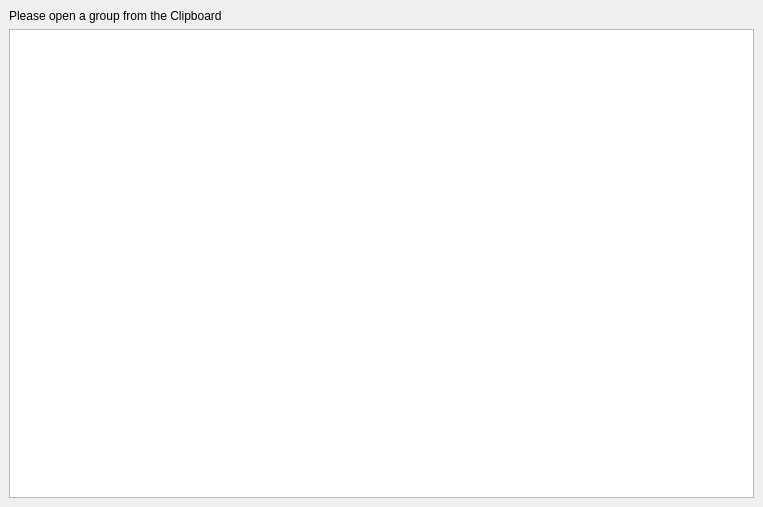
<?xml version="1.0" encoding="UTF-8"?>
<ui version="4.0">
 <class>GroupsViewMain</class>
 <widget class="QMainWindow" name="GroupsViewMain">
  <property name="geometry">
   <rect>
    <x>0</x>
    <y>0</y>
    <width>763</width>
    <height>507</height>
   </rect>
  </property>
  <property name="windowTitle">
   <string>Groups</string>
  </property>
  <widget class="QWidget" name="centralwidget">
   <layout class="QVBoxLayout" name="verticalLayout">
    <item>
     <layout class="QVBoxLayout" name="verticalLayout_2">
      <item>
       <widget class="QLabel" name="label">
        <property name="text">
         <string>Please open a group from the Clipboard</string>
        </property>
        <property name="alignment">
         <set>Qt::AlignLeading|Qt::AlignLeft|Qt::AlignVCenter</set>
        </property>
       </widget>
      </item>
      <item>
       <widget class="QListView" name="groupContentView">
        <property name="iconSize">
         <size>
          <width>200</width>
          <height>200</height>
         </size>
        </property>
        <property name="gridSize">
         <size>
          <width>220</width>
          <height>350</height>
         </size>
        </property>
        <property name="viewMode">
         <enum>QListView::IconMode</enum>
        </property>
        <property name="uniformItemSizes">
         <bool>false</bool>
        </property>
        <property name="wordWrap">
         <bool>true</bool>
        </property>
       </widget>
      </item>
     </layout>
    </item>
   </layout>
  </widget>
  <action name="actionAdd_Note">
   <property name="enabled">
    <bool>true</bool>
   </property>
   <property name="text">
    <string>Add Note</string>
   </property>
  </action>
  <action name="actionCreate_Group">
   <property name="text">
    <string>Create Group</string>
   </property>
  </action>
  <action name="actionAdd_to_Clipboard">
   <property name="text">
    <string>Add to Clipboard</string>
   </property>
  </action>
 </widget>
 <resources/>
 <connections/>
</ui>
